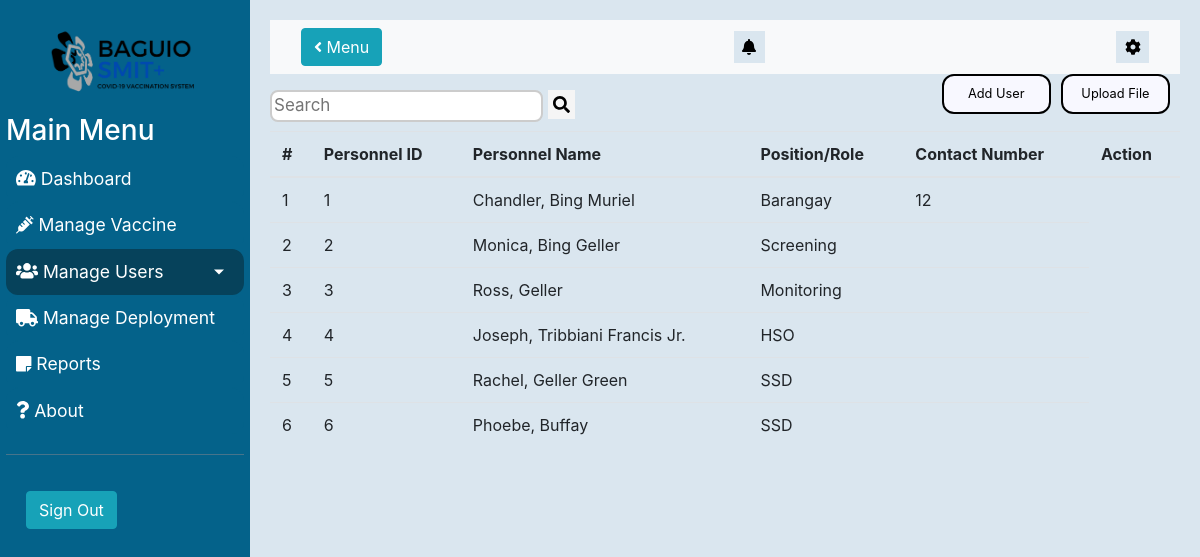
The page /AdminBackEnd/ManagePersonnelHome.php on the database as committed earlier.
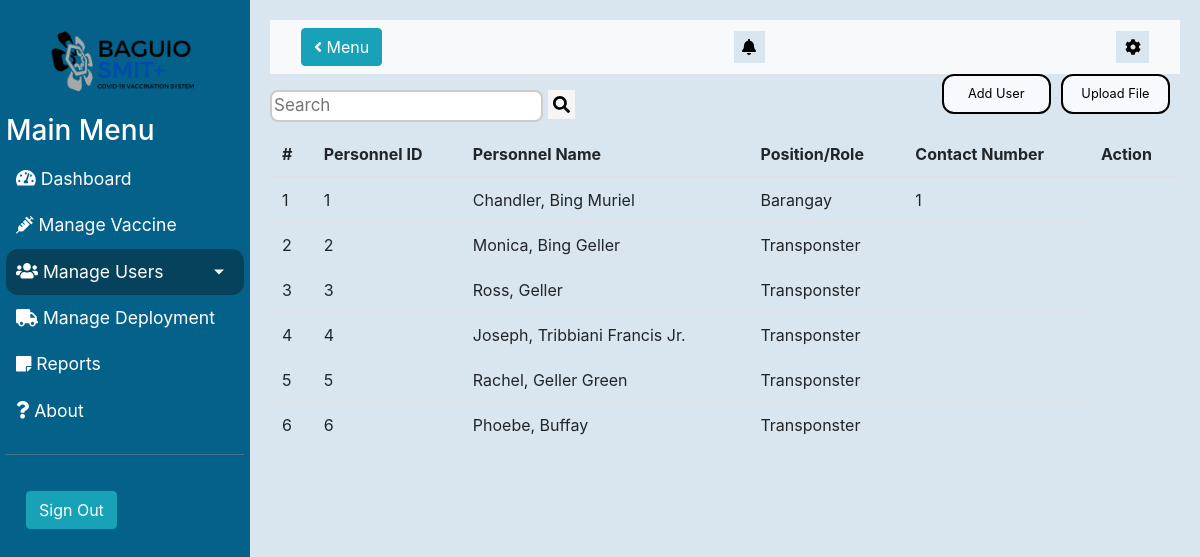
The same page on the database as committed later.
### tables this page shows
CREATE TABLE `employee` (
  `employee_id` int(11) NOT NULL,
  `employee_first_name` varchar(255) NOT NULL,
  `employee_last_name` varchar(255) NOT NULL,
  `employee_middle_name` varchar(255) DEFAULT NULL,
  `employee_suffix` varchar(255) DEFAULT NULL,
  `employee_role` varchar(255) NOT NULL,
  `barangay_id` int(11) DEFAULT NULL,
  `employee_contact_number` char(11) NOT NULL
);

### require/getEmployee.php (called while the page is built)
<?php
    include("../includes/database.php");
    include("../includes/constructor.php");
    $query = "SELECT * FROM employee";
    $employees = [];
    $stmt = $database->stmt_init();
    $stmt->prepare($query);
    $stmt->bind_result($employeeId, $employeeLastName, $employeeFirstName, $employeeMiddleName, $employeeSuffix, $employeeRole, $employeeContactNumber);
    $stmt->execute();
    while ($stmt->fetch()){
        $employee = new employeeInfo($employeeId, $employeeLastName, $employeeFirstName, $employeeMiddleName, $employeeSuffix, $employeeRole, $employeeContactNumber);
        $employees[] = $employee;
    }

### includes/constructor.php (called while the page is built, shortened)
<?php
class employeeInfo{
    private $employeeId;
    private $employeeLastName;
    private $employeeFirstName;
    private $employeeMiddleName;
    private $employeeSuffix;
    private $employeeRole;
    private $employeeContact;
    public function __construct($empId, $empLast, $empFirst, $empMiddle, $empSuffix, $empRole, $empNumber)
    {
        $this->employeeId = $empId;
        $this->employeeLastName = $empLast;
        $this->employeeFirstName = $empFirst;
        $this->employeeMiddleName = $empMiddle;
        $this->employeeSuffix = $empSuffix;
        $this->employeeRole = $empRole;
        $this->employeeContact = $empNumber;
    }
    public function getEmployeeId()
    {
        return $this->employeeId;
    }
    public function getEmployeeLastName()
    {
        return $this->employeeLastName;
    }
    public function getEmployeeFirstName()
    {
        return $this->employeeFirstName;
    }
    public function getEmployeeMiddleName()
    {
        return $this->employeeMiddleName;
    }
    public function getEmployeeContact()
    {
        return $this->employeeContact;
    }
    public function getEmployeeRole()
    {
        return $this->employeeRole;
    }
    public function getEmployeeSuffix()
    {
        return $this->employeeSuffix;
    }
}
?>

### AdminBackEnd/ManagePersonnelHome.php (the view, shortened to what this page needs)
<?php
include_once("../includes/database.php") ?>
<head>
    <link href="../css/style.css" rel="stylesheet">
    <link href="https://stackpath.bootstrapcdn.com/bootstrap/4.3.1/css/bootstrap.min.css"
 rel="stylesheet">
</head>
<body>
<div class="wrapper">
    <nav id="sidebar">
        <div class="sidebar-header">
            <div class="sidebar-brand-icon">
                <img style="width:150px;" src="../img/SMIT+.png" alt="Baguio Logo">
            </div>
        </div>
        <ul class="list-unstyled components">
            <h3 id="mainmenu">Main Menu</h3>
            <li>
                <a href="#"><i class="fas fa-tachometer-alt"></i> Dashboard</a>
            </li>
            <li>
                <a href="ManageVaccineHome.php"><i class="fas fa-syringe"></i> Manage Vaccine</a>
            </li>
            <li class="active">
                <a href="#ManageUsersSubmenu" data-toggle="collapse" aria-expanded="false" class="dropdown-toggle"><i
                            class="fas fa-users"></i> Manage Users</a>
            </li>
            <li>
                <a href="ManageDeployment.php"><i class="fas fa-truck"></i> Manage Deployment</a>
            </li>
            <li>
                <a href="ManageReportHome.php"><i class="fas fa-sticky-note"></i> Reports</a>
            </li>
            <li>
                <a href="aboutAdmin.html"><i class="fas fa-question"></i> About</a>
            </li>
        </ul>
        <ul class="list-unstyled CTAs">
            <button type="button" class="btn btn-info">
                <span>Sign Out</span>
            </button>
        </ul>
    </nav>
    <div id="content">
        <nav class="navbar navbar-expand-lg navbar-light bg-light">
            <div class="container-fluid">
                <button type="button" id="sidebarCollapse" class="btn btn-info" onclick="Toggle()">
                    <i class='fas fa-angle-left'></i> Menu
                </button>
                <button class="btnTop">
                    <i class="fas fa-bell"></i>
                </button>
                <button class="btnTop btnBell">
                    <i class="fas fa-cog"></i>
                </button>
            </div>
        </nav>
        <button id="uploadFileBtn" type="button" class="buttonTop" data-toggle="modal" data-target="#upload-File">
            Upload File
        </button>
        <button id="addPersonnelBtn" type="button" class="buttonTop">Add User</button>
        <div class="search-container">
            <input type="text" placeholder="Search" id="searchPersonnel" name="searchPersonnel" onkeyup="searchPersonnel()">
            <button type="submit" id="searchPersonnelBtn" name="searchPersonnelBtn" onclick="searchPersonnel()"><i class="fa fa-search"></i></button>
        </div>
        <table class="table table-row table-hover" id="personnelTable">
            <thead>
            <tr>
                <th scope="col">#</th>
                <th scope="col">Personnel ID</th>
                <th scope="col">Personnel Name</th>
                <th scope="col">Position/Role</th>
                <th scope="col">Contact Number</th>
                <th scope="col">Action</th>
            </tr>
            </thead>
            <?php
            require_once '../require/getEmployee.php';
            $count = 0;
            foreach ($employees as $emp) {
                $count++;
                $id = $emp->getEmployeeId();
                $role = $emp->getEmployeeRole();
                $contact = $emp->getEmployeeContact();
                if ($emp->getEmployeeMiddleName() == null && $emp->getEmployeeSuffix() == null) {
                    $name = $emp->getEmployeeLastName() . ", " . $emp->getEmployeeFirstName();
                } else if ($emp->getEmployeeSuffix() == null) {
                    $name = $emp->getEmployeeLastName() . ", " . $emp->getEmployeeFirstName() . " " . $emp->getEmployeeMiddleName();
                } else if ($emp->getEmployeeMiddleName() == null) {
                    $name = $emp->getEmployeeLastName() . ", " . $emp->getEmployeeFirstName() . " " . $emp->getEmployeeSuffix();
                } else {
                    $name = $emp->getEmployeeLastName() . ", " . $emp->getEmployeeFirstName() . " " . $emp->getEmployeeMiddleName() . " " . $emp->getEmployeeSuffix();
                }
                echo "<tr>
                <td>$count</td>
                <td>$id</td>
                <td>$name</td>
                <td>$role</td>
                <td>$contact</td>
                </tr>";
            }
            ?>
        </table>
    </div>
</div>
</body>

### css/style.css (style rules this page uses)
body { font-family: 'Poppins', sans-serif; }
.sidebar-brand-icon { padding-bottom: 0%; margin-bottom: -12%; }
a, a:hover, a:focus { color: inherit; text-decoration: none; transition: all 0.3s; border-radius: 12px; }
.buttonTop { display: block; float: right; background: ghostwhite; border: 2px solid black; width: 12%; height: 40px; color: black!important; margin-right: 10px; font-size: 80%; }
.buttonTop { border-radius: 12px; }
.search-container button { display: inline-block; padding: 6px 5px; background: whitesmoke; font-size: 17px; border: none; cursor: pointer; width: 3%; height: auto; }
.search-container { margin-bottom: 1%; }
input[type=text] { font-size: 17px; height: auto; display: inline-block; border: 2px solid #ccc; border-radius: 8px; }
.wrapper { display: flex; width: 100%; align-items: stretch; background-color: #ffffff; position: relative; overflow: hidden; }
#sidebar { min-width: 250px; max-width: 250px; background: #04628A; color: #fff; transition: all 0.3s; padding: .5%; }
#sidebar .sidebar-header { padding: 20px; background: #04628A; }
#sidebar ul.components { padding: 20px 0; border-bottom: 1px solid #47748b; }
#sidebar ul li a { padding: 10px; font-size: 1.1em; display: block; }
#sidebar ul li a { color: #fff !important; background: #04628A; ; }
#sidebar ul li.active>a, a[aria-expanded="true"] { color: #fff; background: #06425b; }
a[data-toggle="collapse"] { position: relative; }
.dropdown-toggle::after { display: block; position: absolute; top: 50%; right: 20px; transform: translateY(-50%); }
ul.CTAs { padding: 20px; }
.btnTop { border: none; background: #dae6ef; padding: 1%; }
#content { background-color: #dae6ef; width: 100%; padding: 20px; min-height: 100vh; transition: all 0.3s; }
img { display: block; margin-left: auto; margin-right: auto; width: 20%; }

Rows that differ between the two databases and show on the page:
changed employee "Chandler, Bing Muriel": barangay "12" → "1"
changed employee "Monica, Bing Geller": employee_role "Screening" → "Transponster"
changed employee "Ross, Geller": employee_role "Monitoring" → "Transponster"
changed employee "Joseph, Tribbiani Francis Jr.": employee_role "HSO" → "Transponster"
changed employee "Rachel, Geller Green": employee_role "SSD" → "Transponster"
changed employee "Phoebe, Buffay": employee_role "SSD" → "Transponster"
